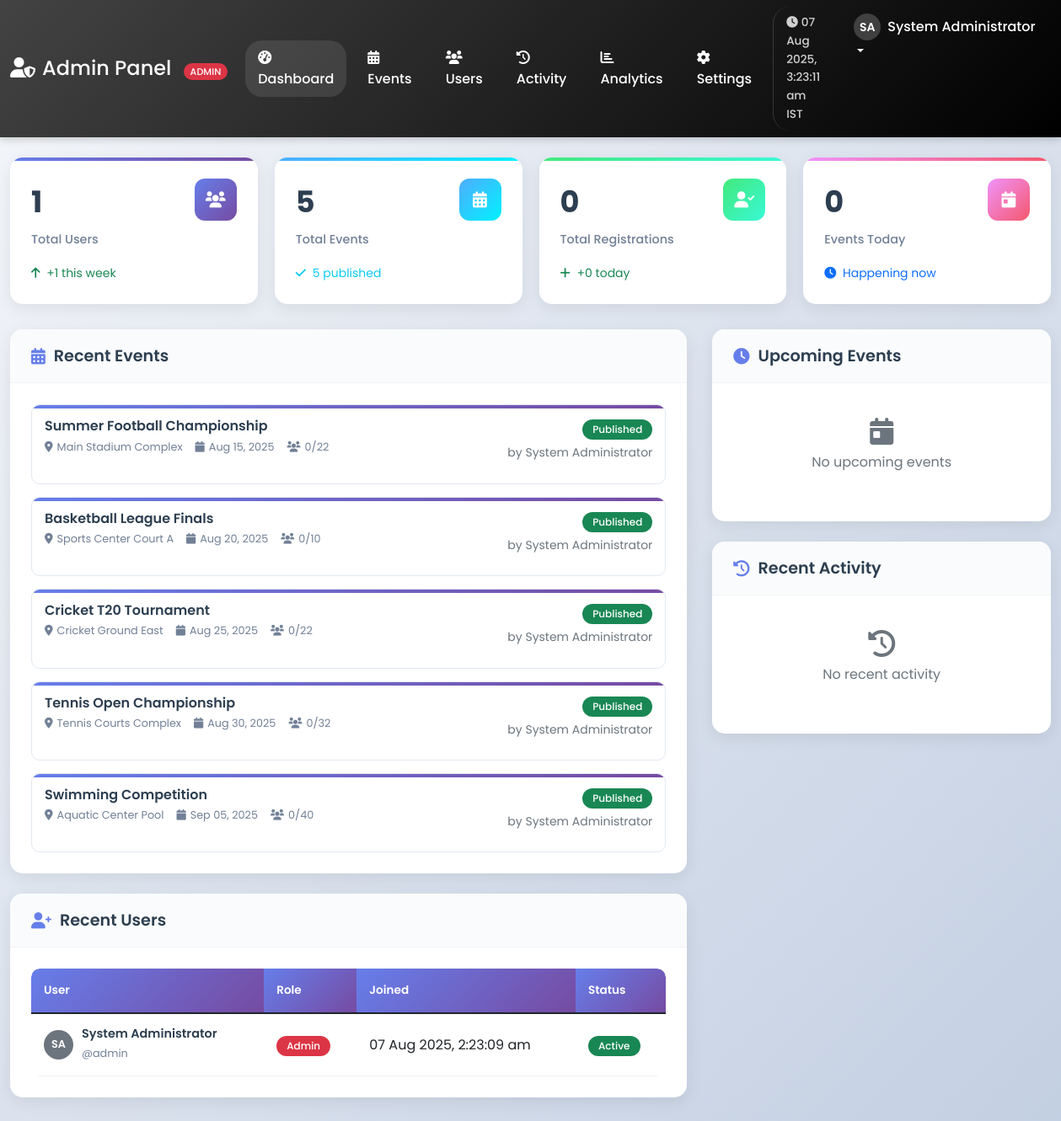
Page /admin/dashboard.php (signed in) on the committed database.
### tables this page shows
CREATE TABLE IF NOT EXISTS users (
                                     id INT PRIMARY KEY AUTO_INCREMENT,
                                     username VARCHAR(50) UNIQUE NOT NULL,
    email VARCHAR(100) UNIQUE NOT NULL,
    password VARCHAR(255) NOT NULL,
    role ENUM('admin', 'user') DEFAULT 'user',
    first_name VARCHAR(50) NULL,
    last_name VARCHAR(50) NULL,
    phone VARCHAR(20) NULL,
    date_of_birth DATE NULL,
    profile_image VARCHAR(255) NULL,
    is_active BOOLEAN DEFAULT TRUE,
    email_verified BOOLEAN DEFAULT FALSE,
    last_login TIMESTAMP NULL,
    login_attempts INT DEFAULT 0,
    locked_until TIMESTAMP NULL,
    created_at TIMESTAMP DEFAULT CURRENT_TIMESTAMP,
    updated_at TIMESTAMP DEFAULT CURRENT_TIMESTAMP ON UPDATE CURRENT_TIMESTAMP
    );

CREATE TABLE IF NOT EXISTS events (
                                      id INT PRIMARY KEY AUTO_INCREMENT,
                                      title VARCHAR(200) NOT NULL,
    description TEXT,
    sport_name VARCHAR(100) NOT NULL,
    venue VARCHAR(200) NOT NULL,
    event_date DATE NOT NULL,
    event_time TIME NOT NULL,
    max_participants INT NOT NULL DEFAULT 50,
    registration_deadline DATETIME NULL,
    event_image VARCHAR(255) NULL,
    entry_fee DECIMAL(10,2) DEFAULT 0.00,
    contact_email VARCHAR(100) NULL,
    contact_phone VARCHAR(20) NULL,
    status ENUM('draft', 'published', 'cancelled', 'completed') DEFAULT 'published',
    is_featured BOOLEAN DEFAULT FALSE,
    created_by INT NOT NULL,
    created_at TIMESTAMP DEFAULT CURRENT_TIMESTAMP,
    updated_at TIMESTAMP DEFAULT CURRENT_TIMESTAMP ON UPDATE CURRENT_TIMESTAMP,
    FOREIGN KEY (created_by) REFERENCES users(id) ON DELETE CASCADE,
    INDEX idx_event_date (event_date),
    INDEX idx_sport_name (sport_name),
    INDEX idx_venue (venue),
    INDEX idx_status (status)
    );

### admin/dashboard.php (the view, shortened to what the rows shown need)
<?php
require_once '../includes/functions.php';
$current_user_data = getCurrentUser();
$display_name = getUserDisplayName($current_user_data);
$user_initials = getUserInitials($current_user_data);
$pdo = getDBConnection();
$stats = [
    'total_users' => $pdo->query("SELECT COUNT(*) FROM users")->fetchColumn(),
    'active_users' => $pdo->query("SELECT COUNT(*) FROM users WHERE is_active = 1")->fetchColumn(),
    'total_events' => $pdo->query("SELECT COUNT(*) FROM events")->fetchColumn(),
    'published_events' => $pdo->query("SELECT COUNT(*) FROM events WHERE status = 'published'")->fetchColumn(),
    'draft_events' => $pdo->query("SELECT COUNT(*) FROM events WHERE status = 'draft'")->fetchColumn(),
    'upcoming_events' => $pdo->query("SELECT COUNT(*) FROM events WHERE event_date >= CURDATE() AND status = 'published'")->fetchColumn(),
    'total_registrations' => $pdo->query("SELECT COUNT(*) FROM event_participants WHERE registration_status != 'cancelled'")->fetchColumn(),
    'pending_registrations' => $pdo->query("SELECT COUNT(*) FROM event_participants WHERE registration_status = 'pending'")->fetchColumn(),
    'new_users_today' => $pdo->query("SELECT COUNT(*) FROM users WHERE DATE(created_at) = CURDATE()")->fetchColumn(),
    'new_users_week' => $pdo->query("SELECT COUNT(*) FROM users WHERE created_at >= DATE_SUB(NOW(), INTERVAL 7 DAY)")->fetchColumn(),
    'events_today' => $pdo->query("SELECT COUNT(*) FROM events WHERE DATE(event_date) = CURDATE() AND status = 'published'")->fetchColumn(),
    'registrations_today' => $pdo->query("SELECT COUNT(*) FROM event_participants WHERE DATE(joined_at) = CURDATE() AND registration_status != 'cancelled'")->fetchColumn()
];
$recent_events_sql = "SELECT e.*,
                      (SELECT COUNT(*) FROM event_participants ep WHERE ep.event_id = e.id AND ep.registration_status != 'cancelled') as participant_count,
                      u.username as created_by_username,
                      u.first_name as created_by_first_name,
                      u.last_name as created_by_last_name
                      FROM events e
                      LEFT JOIN users u ON e.created_by = u.id
                      ORDER BY e.created_at DESC
                      LIMIT 5";
$recent_events = $pdo->query($recent_events_sql)->fetchAll();
$recent_users_sql = "SELECT id, username, first_name, last_name, email, role, created_at, is_active, last_login
                     FROM users
                     ORDER BY created_at DESC
                     LIMIT 10";
$recent_users = $pdo->query($recent_users_sql)->fetchAll();
function getEventStatusBadge($event) {
    $status = $event['status'];
    $badges = [
        'published' => 'bg-success',
        'draft' => 'bg-warning',
        'cancelled' => 'bg-danger',
        'completed' => 'bg-secondary'
    ];
    return '<span class="badge ' . ($badges[$status] ?? 'bg-primary') . '">' . ucfirst($status) . '</span>';
}
function getDataUserDisplayName($userData) {
    $firstName = trim($userData['first_name'] ?? '');
    $lastName = trim($userData['last_name'] ?? '');
    if (!empty($firstName) && !empty($lastName)) {
        return $firstName . ' ' . $lastName;
    } elseif (!empty($firstName)) {
        return $firstName;
    } elseif (!empty($lastName)) {
        return $lastName;
    } else {
        return $userData['username'];
    }
}
function getDataUserInitials($userData) {
    $firstName = trim($userData['first_name'] ?? '');
    $lastName = trim($userData['last_name'] ?? '');
    $username = trim($userData['username'] ?? '');
    if (!empty($firstName) && !empty($lastName)) {
        return strtoupper(substr($firstName, 0, 1) . substr($lastName, 0, 1));
    } elseif (!empty($firstName)) {
        return strtoupper(substr($firstName, 0, 1));
    } elseif (!empty($username)) {
        return strtoupper(substr($username, 0, 1));
    } else {
        return 'U';
    }
}
?>
<!DOCTYPE html>
<html lang="en">
<head>
    <link href="https://cdn.jsdelivr.net/npm/bootstrap@5.1.3/dist/css/bootstrap.min.css" rel="stylesheet">
    <link href="https://cdnjs.cloudflare.com/ajax/libs/font-awesome/6.0.0/css/all.min.css" rel="stylesheet">
    <link href="../assets/css/style.css" rel="stylesheet">
</head>
<body>
<nav class="navbar navbar-expand-lg navbar-dark">
    <div class="container-fluid">
        <div class="collapse navbar-collapse" id="navbarNav">
            <ul class="navbar-nav">
                <li class="nav-item dropdown">
                    <a class="nav-link dropdown-toggle" href="#" id="navbarDropdown" role="button" data-bs-toggle="dropdown">
                        <div class="d-flex align-items-center">
                            <div class="user-avatar me-2">
                                <?php echo $user_initials; ?>
                            </div>
                            <span><?php echo $display_name; ?></span>
                        </div>
                    </a>
                </li>
            </ul>
        </div>
    </div>
</nav>
<div class="container-fluid mt-4">
    <div class="stats-grid">
        <div class="stat-card primary">
            <div class="stat-header">
                <div>
                    <div class="stat-value"><?php echo number_format($stats['total_users']); ?></div>
                    <div class="stat-label">Total Users</div>
                </div>
                <div class="stat-icon primary">
                </div>
            </div>
            <small class="text-success">
                <i class="fas fa-arrow-up me-1"></i>
                +<?php echo $stats['new_users_week']; ?> this week
            </small>
        </div>
        <div class="stat-card success">
            <div class="stat-header">
                <div>
                    <div class="stat-value"><?php echo number_format($stats['total_events']); ?></div>
                    <div class="stat-label">Total Events</div>
                </div>
                <div class="stat-icon success">
                </div>
            </div>
            <small class="text-info">
                <i class="fas fa-check me-1"></i>
                <?php echo $stats['published_events']; ?> published
            </small>
        </div>
    </div>
    <div class="content-grid">
        <div>
            <div class="dashboard-card mb-4">
                <div class="card-body">
                    <?php if (empty($recent_events)): ?>
                        <div class="text-center py-3">
                            <i class="fas fa-calendar-times fa-2x text-muted mb-2"></i>
                            <p class="text-muted">No recent events found</p>
                        </div>
                    <?php else: ?>
                        <?php foreach ($recent_events as $event):
                            $created_by_display = getDataUserDisplayName([
                                'username' => $event['created_by_username'],
                                'first_name' => $event['created_by_first_name'],
                                'last_name' => $event['created_by_last_name']
                            ]);
                            ?>
                            <div class="event-card">
                                <div class="event-header">
                                    <div class="flex-grow-1">
                                        <h6 class="event-title"><?php echo htmlspecialchars($event['title']); ?></h6>
                                        <div class="event-meta">
                                            <span><i class="fas fa-map-marker-alt"></i> <?php echo htmlspecialchars($event['venue']); ?></span>
                                            <span><i class="fas fa-calendar"></i> <?php echo convertUTCtoIST($event['event_date'], 'M d, Y'); ?></span>
                                            <span><i class="fas fa-users"></i> <?php echo $event['participant_count']; ?>/<?php echo $event['max_participants']; ?></span>
                                        </div>
                                    </div>
                                    <div class="text-end">
                                        <?php echo getEventStatusBadge($event); ?>
                                        <small class="d-block text-muted mt-1">by <?php echo htmlspecialchars($created_by_display); ?></small>
                                    </div>
                                </div>
                            </div>
                        <?php endforeach; ?>
                    <?php endif; ?>
                </div>
            </div>
            <div class="dashboard-card">
                <div class="card-body">
                    <div class="table-responsive">
                        <table class="table">
                            <thead>
                            <tr>
                                <th>User</th>
                                <th>Role</th>
                                <th>Joined</th>
                                <th>Status</th>
                            </tr>
                            </thead>
                            <tbody>
                            <?php if (empty($recent_users)): ?>
                                <tr>
                                    <td colspan="4" class="text-center py-3">
                                        <i class="fas fa-users fa-2x text-muted mb-2"></i>
                                        <p class="text-muted mb-0">No users found</p>
                                    </td>
                                </tr>
                            <?php else: ?>
                                <?php foreach ($recent_users as $user):
                                    $user_display_name = getDataUserDisplayName($user);
                                    $user_initials_small = getDataUserInitials($user);
                                    ?>
                                    <tr>
                                        <td>
                                            <div class="user-info">
                                                <div class="user-avatar-small">
                                                    <?php echo $user_initials_small; ?>
                                                </div>
                                                <div class="user-details">
                                                    <h6><?php echo htmlspecialchars($user_display_name); ?></h6>
                                                    <small>@<?php echo htmlspecialchars($user['username']); ?></small>
                                                </div>
                                            </div>
                                        </td>
                                        <td>
                                                    <span class="badge bg-<?php echo $user['role'] === 'admin' ? 'danger' : 'primary'; ?>">
                                                        <?php echo ucfirst($user['role']); ?>
                                                    </span>
                                        </td>
                                        <td>
                                                    <span data-utc="<?php echo $user['created_at']; ?>">
                                                    </span>
                                        </td>
                                        <td>
                                                    <span class="badge bg-<?php echo $user['is_active'] ? 'success' : 'secondary'; ?>">
                                                        <?php echo $user['is_active'] ? 'Active' : 'Inactive'; ?>
                                                    </span>
                                        </td>
                                    </tr>
                                <?php endforeach; ?>
                            <?php endif; ?>
                            </tbody>
                        </table>
                    </div>
                </div>
            </div>
        </div>
    </div>
</div>
</body>
</html>

### rows in the picture
users: user_initials "SA", display_name "System Administrator", user_initials_small "SA", user_display_name "System Administrator", username "admin", role "Admin", is_active "Active"
events: created_by "1", id "5", title "Swimming Competition", venue "Aquatic Center Pool", event_date "Sep 05, 2025", participant_count "0", max_participants "40", status "Published", created_by.last_name "System Administrator"
events: title "Summer Football Championship", venue "Main Stadium Complex", event_date "Aug 15, 2025", participant_count "0", max_participants "22", status "Published", created_by.last_name "System Administrator"
events: title "Basketball League Finals", venue "Sports Center Court A", event_date "Aug 20, 2025", participant_count "0", max_participants "10", status "Published", created_by.last_name "System Administrator"
events: title "Cricket T20 Tournament", venue "Cricket Ground East", event_date "Aug 25, 2025", participant_count "0", max_participants "22", status "Published", created_by.last_name "System Administrator"
events: title "Tennis Open Championship", venue "Tennis Courts Complex", event_date "Aug 30, 2025", participant_count "0", max_participants "32", status "Published", created_by.last_name "System Administrator"

### other values in the picture
$stats['total_registrations'] "0"
$stats['registrations_today'] "0"
$stats['events_today'] "0"
